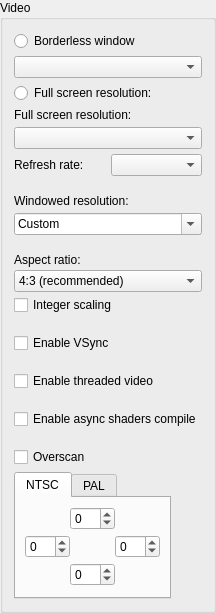
          <widget class="QGroupBox" name="videoGroupBox">
           <property name="title">
            <string>Video</string>
           </property>
           <layout class="QVBoxLayout" name="verticalLayout_20">
            <property name="spacing">
             <number>18</number>
            </property>
            <item>
             <widget class="QFrame" name="fullScreenResolutionFrame">
              <property name="toolTip">
               <string>&lt;html&gt;&lt;head/&gt;&lt;body&gt;&lt;p&gt;All the resolutions that your video card/monitor supports should be displayed.&lt;/p&gt;&lt;p&gt;[Recommended:&lt;span style=&quot; font-style:italic;&quot;&gt; Maximum resolution for your monitor unless performance becomes an issue&lt;/span&gt;]&lt;/p&gt;&lt;/body&gt;&lt;/html&gt;</string>
              </property>
              <layout class="QVBoxLayout" name="verticalLayout_23">
               <property name="spacing">
                <number>5</number>
               </property>
               <property name="leftMargin">
                <number>0</number>
               </property>
               <property name="topMargin">
                <number>0</number>
               </property>
               <property name="rightMargin">
                <number>0</number>
               </property>
               <property name="bottomMargin">
                <number>0</number>
               </property>
               <item>
                <widget class="QRadioButton" name="borderlessRadioButton">
                 <property name="text">
                  <string>Borderless window</string>
                 </property>
                </widget>
               </item>
               <item>
                <widget class="QComboBox" name="borderlessComboBox"/>
               </item>
               <item>
                <widget class="QRadioButton" name="fullScreenRadioButton">
                 <property name="text">
                  <string>Full screen resolution:</string>
                 </property>
                </widget>
               </item>
               <item>
                <widget class="QLabel" name="fullscreenResolutionLabel">
                 <property name="text">
                  <string>Full screen resolution:</string>
                 </property>
                </widget>
               </item>
               <item>
                <widget class="QComboBox" name="fullScreenResolutionComboBox"/>
               </item>
               <item>
                <layout class="QHBoxLayout" name="horizontalLayout_25">
                 <item>
                  <widget class="QLabel" name="fullScreenRefreshRateLabel">
                   <property name="text">
                    <string>Refresh rate:</string>
                   </property>
                   <property name="wordWrap">
                    <bool>true</bool>
                   </property>
                  </widget>
                 </item>
                 <item>
                  <widget class="QComboBox" name="fullScreenRefreshRateComboBox"/>
                 </item>
                </layout>
               </item>
              </layout>
             </widget>
            </item>
            <item>
             <widget class="QFrame" name="windowedResolutionFrame">
              <property name="toolTip">
               <string>&lt;html&gt;&lt;head/&gt;&lt;body&gt;&lt;p&gt;This option selects the resolution for windowed mode. You can also type in a custom window size.&lt;/p&gt;&lt;p&gt;[Recommended: &lt;span style=&quot; font-style:italic;&quot;&gt;640 x 480, 800 x 600, 1024 x 768, 1280 x 960&lt;/span&gt;]&lt;/p&gt;&lt;/body&gt;&lt;/html&gt;</string>
              </property>
              <layout class="QVBoxLayout" name="verticalLayout_24">
               <property name="spacing">
                <number>5</number>
               </property>
               <property name="leftMargin">
                <number>0</number>
               </property>
               <property name="topMargin">
                <number>0</number>
               </property>
               <property name="rightMargin">
                <number>0</number>
               </property>
               <property name="bottomMargin">
                <number>0</number>
               </property>
               <item>
                <widget class="QLabel" name="windowedResolutionLabel">
                 <property name="text">
                  <string>Windowed resolution:</string>
                 </property>
                </widget>
               </item>
               <item>
                <widget class="QComboBox" name="windowedResolutionComboBox">
                 <property name="editable">
                  <bool>true</bool>
                 </property>
                 <item>
                  <property name="text">
                   <string extracomment="In the dropdown for windowed resolutions">Custom</string>
                  </property>
                 </item>
                </widget>
               </item>
              </layout>
             </widget>
            </item>
            <item>
             <widget class="QFrame" name="aspectFrame">
              <property name="toolTip">
               <string>&lt;html&gt;&lt;head/&gt;&lt;body&gt;&lt;p&gt;This setting adjusts the aspect ratio of the video output. All N64 games support &lt;span style=&quot; font-weight:600;&quot;&gt;4:3&lt;/span&gt;. Some games support &lt;span style=&quot; font-weight:600;&quot;&gt;16:9&lt;/span&gt; within game settings. Use &lt;span style=&quot; font-weight:600;&quot;&gt;Stretch&lt;/span&gt; to fill the screen without pillar or letterboxing.&lt;/p&gt;&lt;p&gt;&lt;span style=&quot; font-weight:600;&quot;&gt;Try to adjust 4:3 game to fit&lt;/span&gt; (also known as &quot;widescreen hack&quot;) tries to adjust the viewing space to fit a game designed for 4:3 without stretching. Many games work well adjusted, but some don't.&lt;/p&gt;&lt;p&gt;&lt;span style=&quot; font-weight:600;&quot;&gt;Try to adjust 16:9 game to fit&lt;/span&gt; (also known as &quot;ultrawidescreen hack&quot;) tries to adjust the viewing space to fit a game designed for 16:9 without stretching. Many games work well adjusted, but some don't. For games offering native 16:9 options, this is generally preferable for ultrawide aspect ratios as it'll lead to fewer rendering issues.&lt;/p&gt;&lt;/body&gt;&lt;/html&gt;</string>
              </property>
              <layout class="QVBoxLayout" name="verticalLayout_22">
               <property name="spacing">
                <number>3</number>
               </property>
               <property name="leftMargin">
                <number>0</number>
               </property>
               <property name="topMargin">
                <number>0</number>
               </property>
               <property name="rightMargin">
                <number>0</number>
               </property>
               <property name="bottomMargin">
                <number>0</number>
               </property>
               <item>
                <widget class="QLabel" name="aspectLabel">
                 <property name="text">
                  <string>&lt;html&gt;&lt;head/&gt;&lt;body&gt;&lt;p&gt;Aspect ratio:&lt;/p&gt;&lt;/body&gt;&lt;/html&gt;</string>
                 </property>
                </widget>
               </item>
               <item>
                <widget class="QComboBox" name="aspectComboBox">
                 <item>
                  <property name="text">
                   <string>4:3 (recommended)</string>
                  </property>
                 </item>
                 <item>
                  <property name="text">
                   <string>16:9</string>
                  </property>
                 </item>
                 <item>
                  <property name="text">
                   <string>Stretch</string>
                  </property>
                 </item>
                 <item>
                  <property name="text">
                   <string extracomment="This option activates a widescreen hack. The language &quot;Try to&quot; implies it may it may not work and the language &quot;adjust 4:3 game&quot; implies the emulation will be inaccurate.">Try to adjust 4:3 game to fit</string>
                  </property>
                 </item>
                 <item>
                  <property name="text">
                   <string extracomment="This option activates a widescreen hack. The language &quot;Try to&quot; implies it may it may not work and the language &quot;adjust 16:9 game&quot; implies the emulation will be inaccurate.">Try to adjust 16:9 game to fit</string>
                  </property>
                 </item>
                </widget>
               </item>
               <item>
                <widget class="QCheckBox" name="integerScalingCheckBox">
                 <property name="toolTip">
                  <string>Integer scaling: the image height is a whole multiple of the 240 lines of the console (pixel perfect).</string>
                 </property>
                 <property name="text">
                  <string>Integer scaling</string>
                 </property>
                </widget>
               </item>
              </layout>
             </widget>
            </item>
            <item>
             <widget class="QCheckBox" name="vSyncCheckBox">
              <property name="toolTip">
               <string>&lt;html&gt;&lt;head/&gt;&lt;body&gt;&lt;p&gt;Vertical sync, or VSync, can improve the image by syncing the game's frame rate to your monitor's refresh rate. This prevents image tearing, but may cause performance problems.&lt;/p&gt;&lt;p&gt;[Recommended: &lt;span style=&quot; font-style:italic;&quot;&gt;Usually off, on if you have image tearing problems&lt;/span&gt;]&lt;/p&gt;&lt;/body&gt;&lt;/html&gt;</string>
              </property>
              <property name="text">
               <string>Enable VSync</string>
              </property>
             </widget>
            </item>
            <item>
             <widget class="QCheckBox" name="threadedVideoCheckBox">
              <property name="toolTip">
               <string>&lt;html&gt;&lt;head/&gt;&lt;body&gt;&lt;p&gt;Threaded video can improve performance with poor OpenGL drivers at the cost of very marginal input lag, usually less than half a frame.&lt;/p&gt;&lt;p&gt;[Recommended: &lt;span style=&quot; font-style:italic;&quot;&gt;Usually off, unless there are performance issues&lt;/span&gt;]&lt;/p&gt;&lt;/body&gt;&lt;/html&gt;</string>
              </property>
              <property name="text">
               <string>Enable threaded video</string>
              </property>
             </widget>
            </item>
            <item>
             <widget class="QCheckBox" name="asyncShadersCheckBox">
              <property name="toolTip">
               <string>&lt;html&gt;&lt;head/&gt;&lt;body&gt;&lt;p&gt;Asynchronous shaders compilation solves the "stuttering" problem at the cost of visual artifacts, which can be visible within one-two frames.&lt;/p&gt;&lt;p&gt;[Recommended: &lt;span style=&quot; font-style:italic;&quot;&gt;Usually off, unless there are performance issues&lt;/span&gt;]&lt;/p&gt;&lt;/body&gt;&lt;/html&gt;</string>
              </property>
              <property name="text">
               <string>Enable async shaders compile</string>
              </property>
             </widget>
            </item>
            <item>
             <widget class="QFrame" name="overscanFrame">
              <property name="minimumSize">
               <size>
                <width>147</width>
                <height>0</height>
               </size>
              </property>
              <property name="toolTip">
               <string>When enabled, the image is cropped by values specified in N64 pixels. Useful to remove black borders in some games.</string>
              </property>
              <layout class="QVBoxLayout" name="verticalLayout_18">
               <property name="spacing">
                <number>5</number>
               </property>
               <property name="leftMargin">
                <number>0</number>
               </property>
               <property name="topMargin">
                <number>0</number>
               </property>
               <property name="rightMargin">
                <number>0</number>
               </property>
               <property name="bottomMargin">
                <number>0</number>
               </property>
               <item>
                <widget class="QCheckBox" name="overscanCheckBox">
                 <property name="text">
                  <string>Overscan</string>
                 </property>
                </widget>
               </item>
               <item>
                <widget class="QTabWidget" name="overscanTabWidget">
                 <property name="sizePolicy">
                  <sizepolicy hsizetype="Fixed" vsizetype="Fixed">
                   <horstretch>0</horstretch>
                   <verstretch>0</verstretch>
                  </sizepolicy>
                 </property>
                 <widget class="QWidget" name="overscanNtscTab">
                  <attribute name="title">
                   <string>NTSC</string>
                  </attribute>
                  <layout class="QGridLayout" name="gridLayout_2">
                   <property name="leftMargin">
                    <number>9</number>
                   </property>
                   <property name="topMargin">
                    <number>9</number>
                   </property>
                   <property name="rightMargin">
                    <number>9</number>
                   </property>
                   <property name="bottomMargin">
                    <number>9</number>
                   </property>
                   <property name="horizontalSpacing">
                    <number>0</number>
                   </property>
                   <property name="verticalSpacing">
                    <number>5</number>
                   </property>
                   <item row="1" column="0">
                    <widget class="QSpinBox" name="overscanNtscLeftSpinBox">
                     <property name="minimum">
                      <number>-99</number>
                     </property>
                    </widget>
                   </item>
                   <item row="1" column="2">
                    <widget class="QSpinBox" name="overscanNtscRightSpinBox">
                     <property name="minimum">
                      <number>-99</number>
                     </property>
                    </widget>
                   </item>
                   <item row="0" column="1">
                    <widget class="QSpinBox" name="overscanNtscTopSpinBox">
                     <property name="minimum">
                      <number>-99</number>
                     </property>
                    </widget>
                   </item>
                   <item row="2" column="1">
                    <widget class="QSpinBox" name="overscanNtscBottomSpinBox">
                     <property name="minimum">
                      <number>-99</number>
                     </property>
                    </widget>
                   </item>
                  </layout>
                 </widget>
                 <widget class="QWidget" name="overscanPalTab">
                  <attribute name="title">
                   <string>PAL</string>
                  </attribute>
                  <layout class="QGridLayout" name="gridLayout_4">
                   <property name="horizontalSpacing">
                    <number>0</number>
                   </property>
                   <property name="verticalSpacing">
                    <number>5</number>
                   </property>
                   <item row="2" column="1">
                    <widget class="QSpinBox" name="overscanPalBottomSpinBox">
                     <property name="minimum">
                      <number>-99</number>
                     </property>
                    </widget>
                   </item>
                   <item row="1" column="2">
                    <widget class="QSpinBox" name="overscanPalRightSpinBox">
                     <property name="minimum">
                      <number>-99</number>
                     </property>
                    </widget>
                   </item>
                   <item row="1" column="0">
                    <widget class="QSpinBox" name="overscanPalLeftSpinBox">
                     <property name="minimum">
                      <number>-99</number>
                     </property>
                    </widget>
                   </item>
                   <item row="0" column="1">
                    <widget class="QSpinBox" name="overscanPalTopSpinBox">
                     <property name="minimum">
                      <number>-99</number>
                     </property>
                    </widget>
                   </item>
                  </layout>
                 </widget>
                </widget>
               </item>
              </layout>
             </widget>
            </item>
            <item>
             <spacer name="verticalSpacer">
              <property name="orientation">
               <enum>Qt::Vertical</enum>
              </property>
              <property name="sizeHint" stdset="0">
               <size>
                <width>0</width>
                <height>0</height>
               </size>
              </property>
             </spacer>
            </item>
           </layout>
          </widget>
